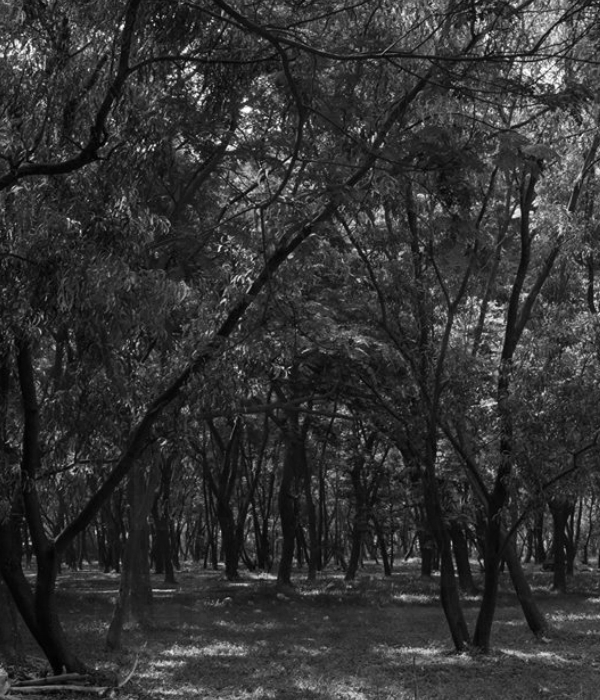
#> input picture images/treeM.png, 600 x 700 px; the run also reads 1 picture not shown here
$ python histogram_filtering.py
#> lines starting #> are read from the running program, lines starting #| are printed output that depends on the picture
#!/usr/bin/env python3
# -*- coding: utf-8 -*-
"""
Created on Sun Nov 12 13:59:47 2017

@author: badrawy
"""

import cv2
import numpy as np
from matplotlib import pyplot as plt
from time import time


# [161 lines left out: functions hist_camMan, hist_batMan, hist_fog, hist_fogNoise, meanVSgauss, selective_median_filtering and 2 more, not called in this run]

def p(pixel,maxv,minv):
    return ((pixel-minv)/(maxv-minv))*255

# [26 lines left out: function contrast_equalization, not called in this run]

def diff_images():
 img_original = cv2.imread("images/treeM.png",cv2.IMREAD_GRAYSCALE)
#> img_original is the input picture: shape (700, 600); min 0, max 255, mean 51.3
 img = cv2.imread("images/tree.png",cv2.IMREAD_GRAYSCALE)
 mystery=img_original-img
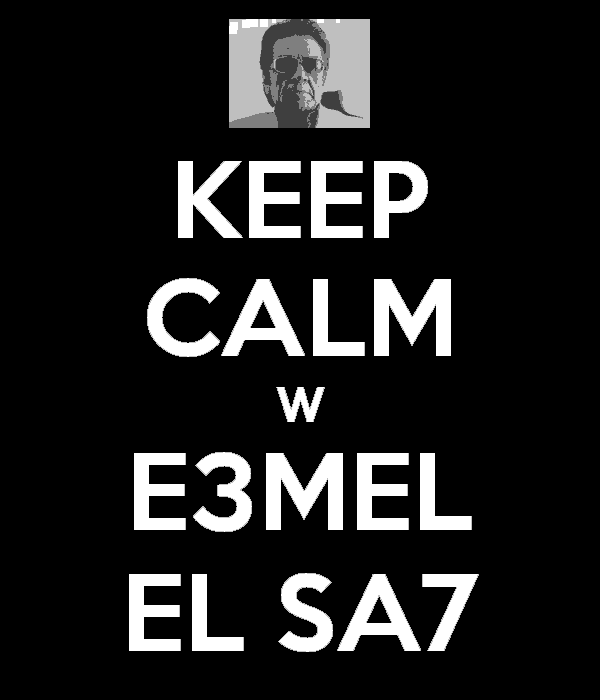
#> mystery: shape (700, 600); min 0, max 4, mean 0.513; drawn with min black and max white
 plt.imshow(mystery,cmap="gray")
 plt.show()


# [8 lines of commented-out code are left out]
diff_images()
